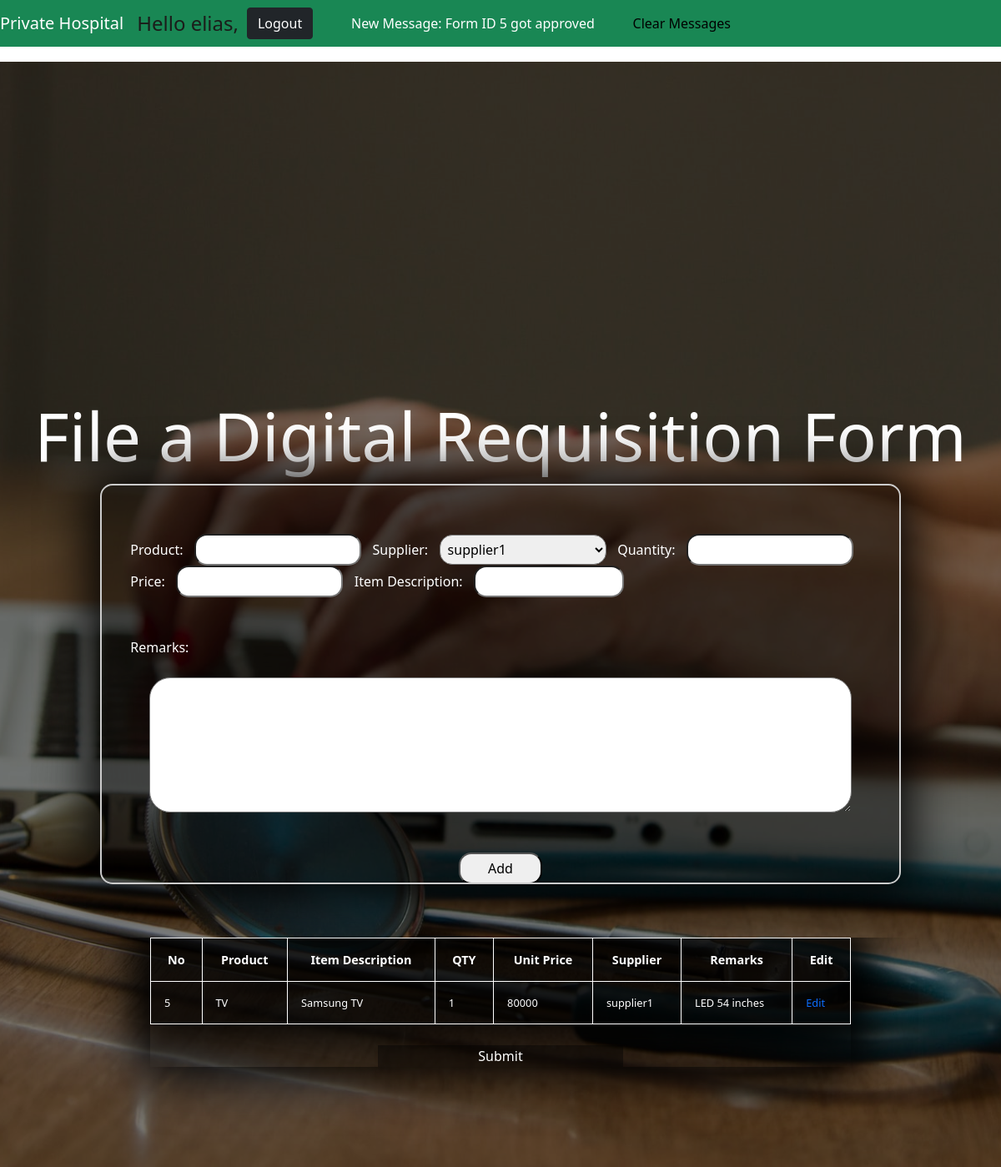
Page /here/p1.php?formid=5 (signed in) on the committed database.
### tables this page shows
CREATE TABLE `Users` (
  `id` int(11) NOT NULL,
  `userName` varchar(255) NOT NULL,
  `password` varchar(63) NOT NULL,
  `admin` tinyint(1) NOT NULL DEFAULT 0,
  `type` varchar(200) DEFAULT NULL
);

CREATE TABLE `NotificationMessages` (
  `id` int(11) NOT NULL,
  `userID` int(11) DEFAULT NULL,
  `message` varchar(1024) DEFAULT NULL,
  `isread` int(11) DEFAULT NULL
);

CREATE TABLE `RequisitionFormLines` (
  `id` int(11) NOT NULL,
  `formID` int(11) NOT NULL,
  `product` varchar(200) DEFAULT NULL,
  `item` varchar(255) NOT NULL,
  `quantity` varchar(63) NOT NULL,
  `unitPrice` varchar(63) NOT NULL,
  `supplier` varchar(255) NOT NULL,
  `supplierAddress` varchar(255) DEFAULT NULL,
  `remarks` varchar(255) DEFAULT NULL
);

### here/database_functions.php (called while the page is built, shortened)
<?php
function QueryDatabase(mysqli& $connection, string $query, array $arguments = [], string $argumentTypes = '') : array {
	$queryObj = $connection->prepare($query);
	if ($argumentTypes == '') {
		$queryObj->bind_param(str_repeat('s', count($arguments)), ...$arguments);
	} else {
		$queryObj->bind_param($argumentTypes, ...$arguments);
	}
	$returnValue = [];
	if ($queryObj->execute()) {
		$returnValue = [true, $queryObj->get_result()];
	} else {
		$returnValue = [false, $queryObj->error];
	}
	return $returnValue;
}
function ResultIsEmpty(mysqli_result& $result) : bool {
	return $result->num_rows == 0;
}
function GetConnection(string $hostname = "localhost", string $username = "root", string $password = "", string $database = "", int $port = 3306) : array {
	$password ="";
	$database="requisitionDatabase";
	$connection = new mysqli($hostname, $username, $password, $database, $port);
	return [0, $connection];
}
function GetUsername(mysqli& $connection, int $userID) : array {
	$result = QueryDatabase($connection, 'SELECT `userName` FROM `Users` WHERE `id` = ?', [$userID], 'i');
	if (!$result[0]) {
		return [2, $result[1]];
	} else if (ResultIsEmpty($result[1])) return [1];
	return [0, $result[1]->fetch_assoc()['userName']];
}
?>

### here/p1.php (the view, shortened to what this page needs)
<?php
include("database_functions.php");
$userID = $_SESSION['id'];
$connection = null;
if (isset($userID)) {
	$isAdmin = false;
	$username = "";
	$result = GetConnection("localhost", "root", "", "requisitionDatabase", 3306);
	if ($result[0] == 0) {
		$connection = $result[1];
		$result = GetUsername($connection, $userID);
		if ($result[0] == 0) $username = $result[1];
		$typesql = "select type from Users where id= '$userID'";
		$typeResult =  $connection->query($typesql);
		$type = $typeResult->fetch_assoc()['type'];
		echo "USER TYPE ".$type;
		$sql = "select * from suppliers";
		$suppliers = $connection->query($sql);
	}
?>
<!DOCTYPE html>
	<html lang="en">
	<head>
		<link rel="stylesheet" type="text/css" href="styles/bootstrap.min.css">
		<link rel="stylesheet" type="text/css" href="styles/style.css">
		<link rel="stylesheet" href="https://cdnjs.cloudflare.com/ajax/libs/font-awesome/5.15.1/css/all.min.css" />
	</head>
        <body>
        <header>
			<nav class="navbar navbar-expand-md navbar-dark fixed-top bg-success">
				<a class="navbar-brand" href="home.php">Private Hospital</a>
				<span class='nav-text'>  Hello     <?php echo $username; ?>, </span>
				<a class="btn btn-dark" href="logout.php">Logout</a>&nbsp;&nbsp;&nbsp;&nbsp;
				<?php
				$nresult = $connection->query("select * from NotificationMessages where userID='$userID' and isread='0'");
				if ($nresult->num_rows > 0) {
					$total = "";
					while($row = $nresult->fetch_assoc()) {
						$total = $row['message'];
						break;
					}
				?>
					<label style="color:white;">New Message: <?php echo $total;?></label>
					<a  style="color:black;" href="clear.php?uid=<?php echo $userID;?>">Clear Messages</a>
				<?php
				}
				?>
			</nav>
		</header>
            <main role="main" class="home">
				<div id="carousel" class="carousel slide" data-ride="carousel">
					<div class="carousel-inner">
						<div class="carousel-item active" style="background-image:url('img/slide-11.jpg')">
												<?php if($isAdmin) { ?>
													<h2>Add New Supplier</h2>
                         <form action="addsupplier.php" class="miniform">
  													<br><br>
  													<center>
											    <div>
											    <label for="sup" class="lbl">Enter Supplier Name:</label>
												    <input type="text" id="sup" name="sup" class="supfield" required>&nbsp;&nbsp;&nbsp;&nbsp;
												    <input type="submit" class="supbutton" value="Add Supplier">
												  </div></center>
												    </form>
												<?php }
												else {
												?>
 												<h2>File a Digital Requisition Form</h2>
                         <form action="add.php" class="rcorners">
                                                <?php
                                                    $formid = -1;
                                                    if (!empty($_GET["formid"]))
                                                        $formid = $_GET["formid"];
                                                    ?>
  													<br><br>
											    <label for="product" class="lbl">Product:</label>
												    <input type="text" id="product" name="product" class="rcorners1" required>
												  <label for="supplier" class="lbl">Supplier:</label>
												  <select id="supplier" name="supplier" class="rcorners1">
												  	<?php
												  	while ($row = $suppliers->fetch_assoc()) {
															$sname = $row['name']; ?>
															<option value="<?php echo $sname;?>"><?php echo $sname;?></option>
														<?php
														}
												  	?>
												  </select>
												  <label for="qty" class="lbl">Quantity:</label>
												  <input type="text" id="qty" name="qty" class="rcorners1" required >
												  <label for="price" class="lbl">Price:</label>
												  <input type="text" id="price" name="price" class="rcorners1" required>
												  <label for="desc" class="lbl">Item Description:</label>
												  <input type="text" id="desc" name="desc" class="rcornersitem" required><br>
												<br><br>
												  <label for="remarks" class="lbl">Remarks:</label><br><br>
												  <textarea class="remarks" id="remarks" name="remarks" rows="5"  required></textarea><br>
												  <br><br>
												  <center><input type="submit" class="buttonrcorners" value="Add"></center>
													</form>
												<?php } ?>
													<br><br>
                                <div class="table-responsive">
                                <form action="p2.php" method="post">
                                <table id="table">
                                  <thead>
                                    <tr>
                                      <th>No</th>
                                      <th>Product</th>
                                      <th>Item Description</th>
                                      <th>QTY</th>
                                      <th>Unit Price</th>
                                      <th>Supplier</th>
                                      <th>Remarks</th>
                                      <th>Edit</th>
                                    </tr>
                                  </thead>
                                  <tbody>
									 <?php
        $conresult = GetConnection("localhost", "root", "", "test_db", 3306);
        $conn = $conresult[1];
        $sql = "";
        if ($isAdmin || $_SESSION["executive"] == "true") {
        	$sql = "select * from RequisitionFormLines";
      	}
      	else {
					$sql = "select * from RequisitionFormLines where formID =$formid";
      	}
        $result = $conn->query($sql);
        if ($result->num_rows > 0) {
          while($row = $result->fetch_assoc()) {
          	$fid = $row["formID"];
            $product = $row["product"];
            $desc = $row["item"];
            $qty = $row["quantity"];
            $price = $row["unitPrice"];
            $supplier = $row["supplier"];
            $remarks = $row["remarks"];
          ?>
          <tr>
          	<td><?=$fid;?></td>
            <td><?=$product;?></td>
            <td><?=$desc;?></td>
            <td><?=$qty; ?></td>
            <td><?=$price;?></td>
            <td><?=$supplier;?></td>
            <td><?=$remarks;?></td>
          <td>
            <a style="cursor: pointer;" href="edit.php?product=<?php echo $product;?>&desc=<?php echo $desc;?>&qty=<?php echo $qty;?>&price=<?php echo $price;?>
            &supplier=<?php echo $supplier;?>&remarks=<?php echo $remarks;?>&formID=<?php echo $fid;?>" >
                Edit
            </a>
          </td>
          </tr>
      <?php
          }
        }
        else{
        	$type ="EMPTY RESULT";
        }
      ?>
                                  </tbody>
                                </table>
                                   <center> <input type="submit" id="submit" value="Submit"></center>
                                </form>
                                </div>
                                </div>
							</div>
                            </div>
		</main>
        </body>
    </html>
<?php
} else {
	header("Location: index.php");
	exit();
}
?>

### here/styles/style.css (style rules this page uses)
body { background: none; display: flex; justify-content: center; align-items: center; flex-direction: column; }
h2 { text-align: center; margin-bottom: 40px; }
a { text-decoration: none; }
.home .carousel-item { margin-top: 50px; min-height: 100vh; min-width: 100vw; background-position: center; background-size: cover; position: relative; z-index: 1; }
.home .carousel-item:before { content: ""; position: absolute; left: 0; top: 0; width: 100%; height: 100%; background-color: rgba(0, 0, 0, 0.5); z-index: -1; }
.home .carousel-item h2 { font-size: 80px; color: #ffffff; margin: 0 0 10px; margin-top: 400px; opacity: 0; }
.home .carousel-item.active h2 { animation: fadeInLeft 0.5s ease forwards; }
.nav-text { font-size: 1.5rem; color: rgba(27, 23, 23, 0.953); margin-right: 10px; }
table { width: 65%; height: auto; border-collapse: collapse; box-shadow: -1px 1px 60px 10px black; background: rgba(0,0,0,0.4); align-content: center; margin-bottom: 1px; align-content: center; margin-left: auto; margin-right: auto; margin-bottom: 2%; }
thead { text-align: center; border: 1px solid white; }
th, td { font-size: .9rem; padding: 1rem 1rem; border: 1px solid white; background: rgba(0,0,0,0.4); color: white; }
td { font-size: .8rem; border: 1px solid white; }
.table-responsive form { width: auto; height: auto; border-collapse: collapse; box-shadow: -1px 1px 60px 10px black; background: rgba(0,0,0,0.4); align-content: center; margin-bottom: 1px; align-content: center; margin-left: 15%; margin-right: 15%; margin-bottom: 10%; }
.table-responsive input { width: 100%; color: white; background: none; border: none; }
#submit { margin-top: 1%; width: 35%; color: white; background: rgba(0,0,0,0.4); }
#table { width: 100%; }
.rcorners { position: relative; left: 10%; border: 2px solid #ccc; overflow-x: hidden; border-radius: 15px; padding: 10px; width: 80%; height: 480px; box-shadow: -1px 1px 60px 10px black; background: rgba(0,0,0,0.4); }
.lbl { position: relative; left: 15px; color: white; margin-left: 1%; margin-right: 1%; }
.rcorners1 { position: relative; left: 15px; border-radius: 15px; padding: 5px; width: 200px; }
.rcornersitem { border-radius: 15px; position: relative; left: 15px; padding: 5px; width: 180px; }
.buttonrcorners { border-radius: 15px; padding: 5px; width: 100px; }
.remarks { position: relative; left: 5%; border-radius: 25px; padding: 20px; width: 90%; }

### rows in the picture
users: type "Regular User", userName "elias"
notificationmessages: message "Form ID 5 got approved"
requisitionformlines: formID "5", product "TV", item "Samsung TV", quantity "1", unitPrice "80000", supplier "supplier1", remarks "LED 54 inches"

### other values in the picture
form field supplier "supplier1"
